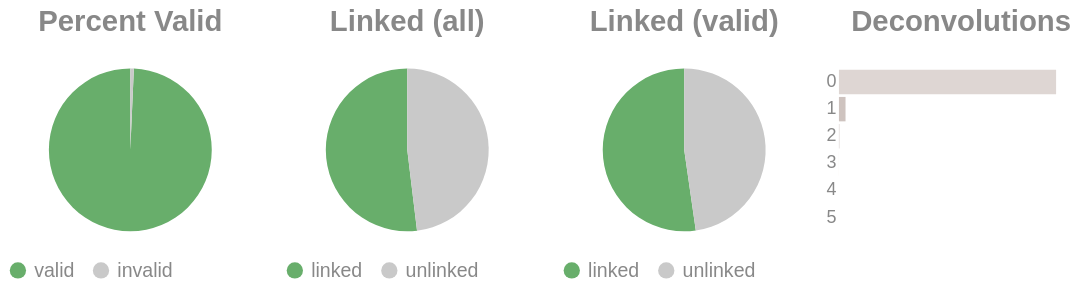

Source (notebook cell):
### Code cell
if SKIPLR:
    pass
else:
    clash = Counter()
    for i in valids['molecule'].to_list():
        _mol = i.split("-")
        if len(_mol) == 1:
            clash.update('0')
        else:
            clash.update(_mol[-1])

    _d = {"deconvolutions": [], 'count': []}
    for k,v in clash.items():
        _d['deconvolutions'].append(k)
        _d['count'].append(v)

    tot_valid = valids['reads'].sum()
    mask = valids['reads'] >= 2
    n_linked_reads = valids.filter(mask)['reads'].sum()
    if n_linked_reads == 0:
        print_html("No linked molecules (>=2 reads) were detected; skipping linked-only distributions.")
        SKIPLR = True
    else:
        perc_valid = round(tot_valid / n_reads, 4)
        linked_perc_abs = round(n_linked_reads / n_reads, 4)
        linked_perc = round(n_linked_reads / tot_valid, 4)

    _valid = pl.DataFrame({"valids": ['valid', 'invalid'], "count": [tot_valid, n_reads - tot_valid]})
    _linked_abs = pl.DataFrame({"linked (absolute)": ['linked', 'unlinked'], "count": [n_linked_reads, n_reads - n_linked_reads]})
    _linked_rel = pl.DataFrame({"linked (valids)": ['linked', 'unlinked'], "count": [n_linked_reads, tot_valid - n_linked_reads]})

    (
        alt.hconcat(
            piechart(_valid, goodval = 'valid', title = "Percent Valid"),
            piechart(_linked_abs, goodval = "linked", title =  "Linked (all)"),
            piechart(_linked_rel, goodval = "linked", title =  "Linked (valid)"),
            convolutionbar(pl.DataFrame(_d), title = "Deconvolutions"),
            center = True,
            bounds = 'flush'
        )
        .resolve_scale(color='independent')
        .resolve_legend('independent')
        .properties(usermeta={'embedOptions': {"actions": False}})
    ).display()

### Figure 1 — Vega-Lite specification as saved in the notebook (floating-point values rounded to 4 significant figures)
{"width": "container", "height": 400, "config": {"title": {"anchor": "start", "dy": -15, "fontSize": 18, "color": "#888888", "subtitleColor": "#888888", "subtitleFontSize": 14}, "arc": {"fill": "#0072B2"}, "axis": {"domainColor": "#888888", "domainWidth": 0.5, "gridWidth": 0.2, "grid": false, "titleFontWeight": 400, "titleFontSize": 15, "labelFontSize": 11, "labelColor": "#888888", "tickColor": "#888888", "tickWidth": 0.2, "titleColor": "#888888"}, "axisBand": {"grid": false}, "axisX": {"grid": true, "tickSize": 10, "domainCap": "round"}, "axisY": {"domain": false, "grid": true, "tickSize": 0, "domainCap": "round"}, "background": "transparent", "header": {"labelFontSize": 15, "labelColor": "#888888", "titleFontSize": 15, "titleFontWeight": 600, "titleColor": "#888888"}, "legend": {"labelFont": "sans-serif", "labelFontSize": 12, "labelColor": "#888888", "symbolSize": 100, "symbolType": "circle", "titleFontSize": 12, "titlePadding": 10, "titleColor": "#888888", "title": null}, "range": {"category": ["#E69F00", "#56B4E9", "#009E73", "#F0E442", "#0072B2", "#D55E00", "#CC79A7", "#000000"], "diverging": ["#cfe8f3", "#a2d4ec", "#73bfe2", "#46abdb", "#1696d2", "#12719e"]}, "area": {"fill": "#0072B2", "fillOpacity": 0.7, "line": true, "strokeOpacity": 0.7}, "line": {"color": "#0072B2", "stroke": "#0072B2", "strokeWidth": 2}, "trail": {"color": "#0072B2", "stroke": "#0072B2", "strokeWidth": 0, "size": 1}, "point": {"filled": true, "fillOpacity": 1.0, "size": 95}, "text": {"color": "#888888", "fontSize": 11, "align": "right", "fontWeight": 400, "size": 11}, "bar": {"fill": "#0072B2", "stroke": null}, "view": {"stroke": null, "continuousWidth": 660, "continuousHeight": 400}}, "hconcat": [{"data": {"name": "data-65c808a146765c4c78fdc1f71d2050f9"}, "mark": {"type": "arc"}, "encoding": {"color": {"field": "valids", "legend": {"orient": "bottom", "title": null}, "scale": {"domain": ["valid", "invalid"], "range": ["#68ae6b", "#C9C9C9"]}, "title": "Valids", "type": "nominal"}, "theta": {"field": "count", "type": "quantitative"}, "tooltip": [{"field": "valids", "title": "Valids", "type": "ordinal"}, {"field": "percent", "format": ".2%", "title": "Percent", "type": "quantitative"}, {"field": "count", "title": "Count", "type": "quantitative"}]}, "height": 100, "title": {"text": "Percent Valid", "align": "center", "anchor": "middle"}, "transform": [{"calculate": "datum.count / 5745406", "as": "percent"}], "width": 150}, {"data": {"name": "data-feabcb2aca8eb1f93feb1d3b2fb19b5e"}, "mark": {"type": "arc"}, "encoding": {"color": {"field": "linked (absolute)", "legend": {"orient": "bottom", "title": null}, "scale": {"domain": ["linked", "unlinked"], "range": ["#68ae6b", "#C9C9C9"]}, "title": "Linked (Absolute)", "type": "nominal"}, "theta": {"field": "count", "type": "quantitative"}, "tooltip": [{"field": "linked (absolute)", "title": "Linked (Absolute)", "type": "ordinal"}, {"field": "percent", "format": ".2%", "title": "Percent", "type": "quantitative"}, {"field": "count", "title": "Count", "type": "quantitative"}]}, "height": 100, "title": {"text": "Linked (all)", "align": "center", "anchor": "middle"}, "transform": [{"calculate": "datum.count / 5745406", "as": "percent"}], "width": 150}, {"data": {"name": "data-da1af4c66aa3c496fdfe2c317248837c"}, "mark": {"type": "arc"}, "encoding": {"color": {"field": "linked (valids)", "legend": {"orient": "bottom", "title": null}, "scale": {"domain": ["linked", "unlinked"], "range": ["#68ae6b", "#C9C9C9"]}, "title": "Linked (Valids)", "type": "nominal"}, "theta": {"field": "count", "type": "quantitative"}, "tooltip": [{"field": "linked (valids)", "title": "Linked (Valids)", "type": "ordinal"}, {"field": "percent", "format": ".2%", "title": "Percent", "type": "quantitative"}, {"field": "count", "title": "Count", "type": "quantitative"}]}, "height": 100, "title": {"text": "Linked (valid)", "align": "center", "anchor": "middle"}, "transform": [{"calculate": "datum.count / 5705490", "as": "percent"}], "width": 150}, {"data": {"name": "data-cba7b7be62ff97e09d306e18e34e1170"}, "mark": {"type": "bar"}, "encoding": {"color": {"field": "deconvolutions", "legend": null, "scale": {"scheme": "lightgreyred"}, "type": "nominal"}, "tooltip": [{"field": "deconvolutions", "title": "Deconvolutions", "type": "ordinal"}, {"field": "percent", "format": ".2%", "title": "Percent", "type": "quantitative"}, {"field": "count", "title": "Count", "type": "quantitative"}], "x": {"axis": null, "field": "count", "type": "quantitative"}, "y": {"field": "deconvolutions", "sort": "ascending", "title": null, "type": "nominal"}}, "height": 100, "title": {"text": "Deconvolutions", "align": "center", "anchor": "middle"}, "transform": [{"calculate": "datum.count / 3668779", "as": "percent"}], "width": 150}], "bounds": "flush", "center": true, "resolve": {"legend": {"angle": "independent"}, "scale": {"color": "independent"}}, "usermeta": {"embedOptions": {"actions": false}}, "$schema": "https://vega.github.io/schema/vega-lite/v6.1.0.json", "datasets": {"data-65c808a146765c4c78fdc1f71d2050f9": [{"valids": "valid", "count": 5705490}, {"valids": "invalid", "count": 39916}], "data-feabcb2aca8eb1f93feb1d3b2fb19b5e": [{"linked (absolute)": "linked", "count": 2982952}, {"linked (absolute)": "unlinked", "count": 2762454}], "data-da1af4c66aa3c496fdfe2c317248837c": [{"linked (valids)": "linked", "count": 2982952}, {"linked (valids)": "unlinked", "count": 2722538}], "data-cba7b7be62ff97e09d306e18e34e1170": [{"deconvolutions": "0", "count": 3555018}, {"deconvolutions": "1", "count": 107976}, {"deconvolutions": "2", "count": 5390}, {"deconvolutions": "3", "count": 357}, {"deconvolutions": "4", "count": 34}, {"deconvolutions": "5", "count": 4}]}}
